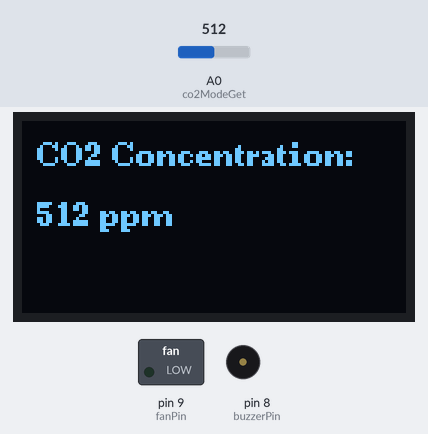
The sketch below on a simulated Arduino Uno, built with avr-gcc and run on an emulated ATmega328P. On the bench: 128×64 one-colour display, switched loads named in the sketch (green lamp = pin HIGH), buzzer (waves = sounding, pin HIGH). Inputs (shaded band) come from the test bench; at power-on: A0 (co2ModeGet) = 512. What the sketch prints to the serial monitor is not drawn.

Above: at 2.8 s.
2.9 s: A0 (co2ModeGet) set to 1008
At 3.9 s:
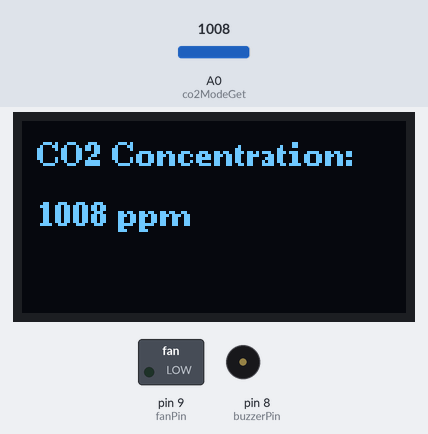
4.7 s: A0 (co2ModeGet) set to 1019
At 5.38 s:
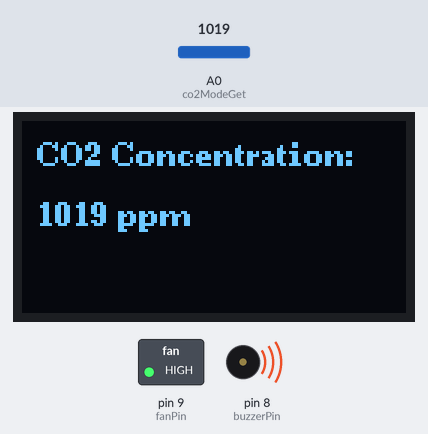
At 6.0 s:
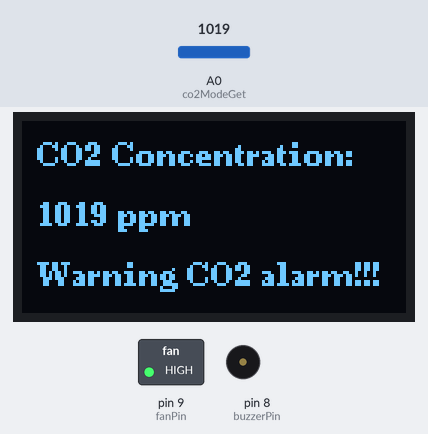
Timing chart, 0 to 12.9 s (numbered marks = the images above; inputs shaded):
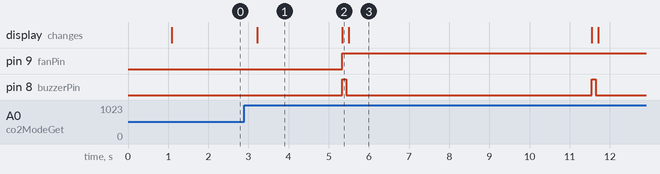

Measured:
- the behaviour switches between 1018 and 1019 on A0 (co2ModeGet) (found by bisection; images 1 and 2)
- after the input at 2.9 s, the display: changes after 0.31 s (image 1)
- after the input at 4.7 s, pin 9 (fanPin): LOW → HIGH after 0.64 s; pin 8 (buzzerPin): alternates HIGH for 0.10 s and LOW for 6.1 s, starting after 0.64 s; the display: changes after 0.64 s (image 2)

The sketch:

co2_fan_oled.ino
```cpp
#include <U8g2lib.h>
#include <Wire.h>

// OLED设置为I2C模式，指定为SH1106的128x64分辨率
U8G2_SH1106_128X64_NONAME_F_HW_I2C u8g2(U8G2_R0, /* reset=*/ U8X8_PIN_NONE);


const int co2ModeGet = A0;  // CO2传感器的模拟引脚
const int fanPin = 9;       // MOS管控制风扇的引脚
const int buzzerPin = 8;    // 定义蜂鸣器信号引脚为D8

int co2Value = 0;           // 用于存储CO2浓度值
int ppm = 1019;

void setup() {
  Serial.begin(9600);       // 初始化串口通信
  u8g2.begin();
  pinMode(fanPin, OUTPUT);  // 设置风扇引脚为输出
  pinMode(buzzerPin,OUTPUT);
  digitalWrite(buzzerPin, 0);

}


void error(){
  u8g2.setFont(u8g2_font_ncenB08_tr);  // 选择字体
  u8g2.drawStr(5,55,"Warning CO2 alarm!!!"); // 显示CO2浓度标题
  u8g2.sendBuffer();
}


void voice(){

  digitalWrite(buzzerPin, 1);
  delay(100);
  digitalWrite(buzzerPin, 0);

}


void read_co2() {

  co2Value = analogRead(co2ModeGet);

  Serial.print("测得CO2浓度为: ");
  Serial.print(co2Value);     // 打印CO2浓度
  Serial.println(" ppm");

  u8g2.clearBuffer();          // 清空显示缓冲区
  u8g2.setFont(u8g2_font_ncenB08_tr);  // 选择字体
  u8g2.drawStr(5,15,"CO2 Concentration:"); // 显示CO2浓度标题

  // 将CO2浓度数据显示到OLED屏幕上
  u8g2.setCursor(5, 35);
  u8g2.print(co2Value);
  u8g2.print(" ppm");

  u8g2.sendBuffer();
}


void loop() {
  delay(1000);

  read_co2();               // 读取并打印CO2浓度

  if (co2Value >= ppm) {   // 如果CO2浓度达到一定阈值
    Serial.println("CO2浓度过高,启动风扇...");
    digitalWrite(fanPin, HIGH);  // 启动风扇

    voice();
    error();

    delay(5000);            // 风扇运行5秒
  } else {
    digitalWrite(fanPin, LOW);   // 保持风扇关闭
  }

}
```
